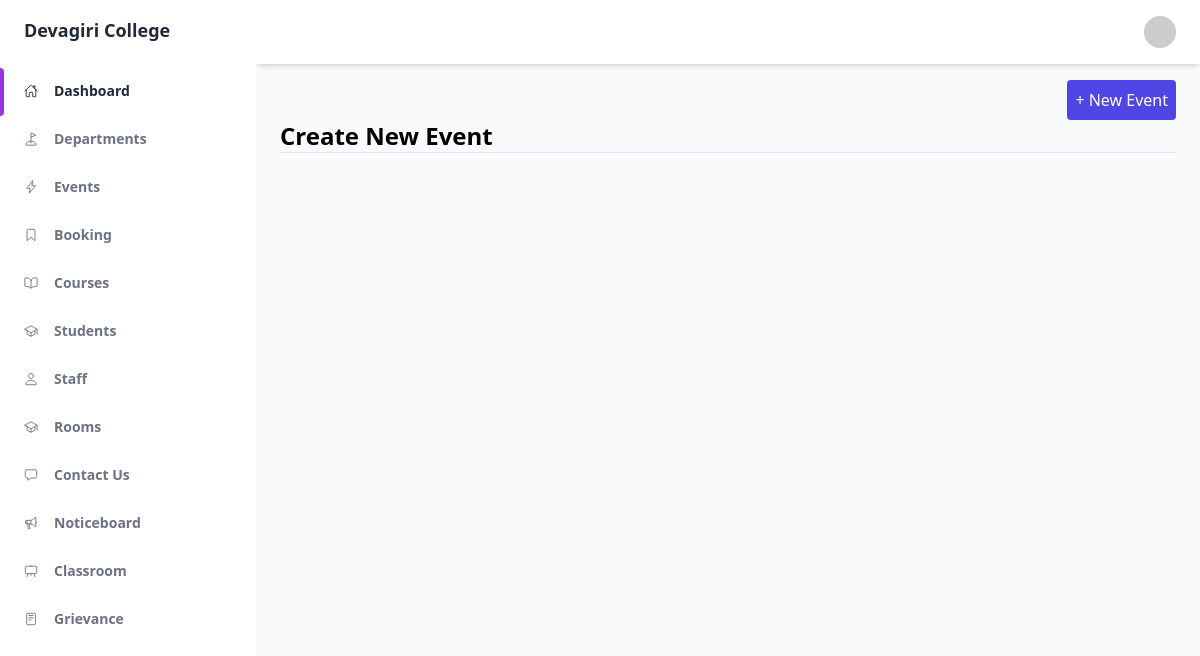
The page /administrator/events/ (signed in) on the database as committed earlier.
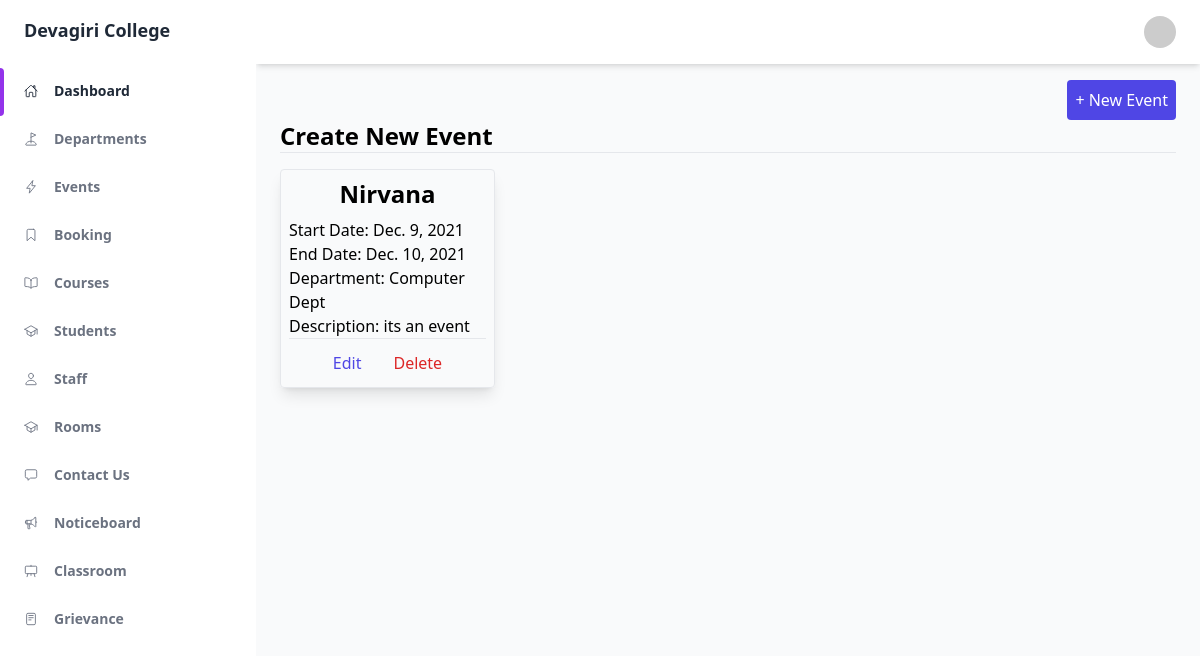
The same page on the database as committed later.
### administrator/models.py (models this page shows, shortened)
class Event(models.Model):
    id = models.AutoField(primary_key=True)
    name = models.CharField(max_length=100, unique=True)
    start_date = models.DateField(blank=True, null=True)
    end_date = models.DateField(blank=True, null=True)
    department = models.ForeignKey(to=Department,on_delete=models.CASCADE)
    description = models.CharField(max_length = 250, blank=True, null=True)

class Department(models.Model):
    id = models.AutoField(primary_key=True)
    name = models.CharField(max_length=100, unique=True)
    phone = models.CharField(max_length=15, blank=True, null=True)
    email = models.EmailField()
    description = models.CharField(max_length = 250, blank=True, null=True)

### administrator/views.py (the view)
# urls.py: path('events/', EventListView.as_view(), name='eventss_list'),
class EventListView(LoginRequiredMixin, UserPassesTestMixin, ListView):
    model = Event
    template_name = "administrator/event/list.html"
    queryset = Event.objects.select_related('department').all()
    def test_func(self):
        return self.request.user.admin or self.request.user.staff

### administrator/templates/administrator/event/list.html (shortened to what this page needs)
{% extends 'master.html' %}
{% block content %}
<div class="flex">
    <a href="{% url 'eventss_create' %}" class="ml-auto bg-indigo-600 p-2 rounded text-white">
        + New Event
    </a>
</div>
<h1 class="font-bold text-2xl">Create New Event</h1>
<hr/>
<div class="container mt-4">
    <div class="grid grid-cols-4 gap-3">
        {% for i in object_list %}
        <div class="shadow-lg border rounded p-2 hover:shadow-xl transition">
            <h2 class="text-center font-semibold text-2xl">{{ i.name }}</h2>
            <div class="mt-2">
                <p>Start Date: {{ i.start_date }}</td>
                <p>End Date: {{ i.end_date }}</td>
                <p>Department: {{ i.department.name }}</td>
                    <p>Description: {{ i.description }}</td>
            </div>
            <hr>
            <div class="mt-2 flex justify-center">
                <a href="{% url 'eventss_edit' i.id %}" class="text-indigo-600 p-1 px-2 mx-2 hover:bg-indigo-600 hover:text-white transition rounded">
                    Edit
                </a>
                <a href="{% url 'eventss_delete' i.id %}" class="text-red-600 p-1 px-2 mx-2 hover:bg-red-600 hover:text-white transition rounded">
                    Delete
                </a>
            </div>
        </div>
        {% endfor %}
    </div>
</div>
{% endblock content %}

Rows that differ between the two databases and show on the page:
added Event: name "Nirvana", start_date "Dec. 9, 2021", end_date "Dec. 10, 2021", department.name "Computer Dept", description "its an event"
